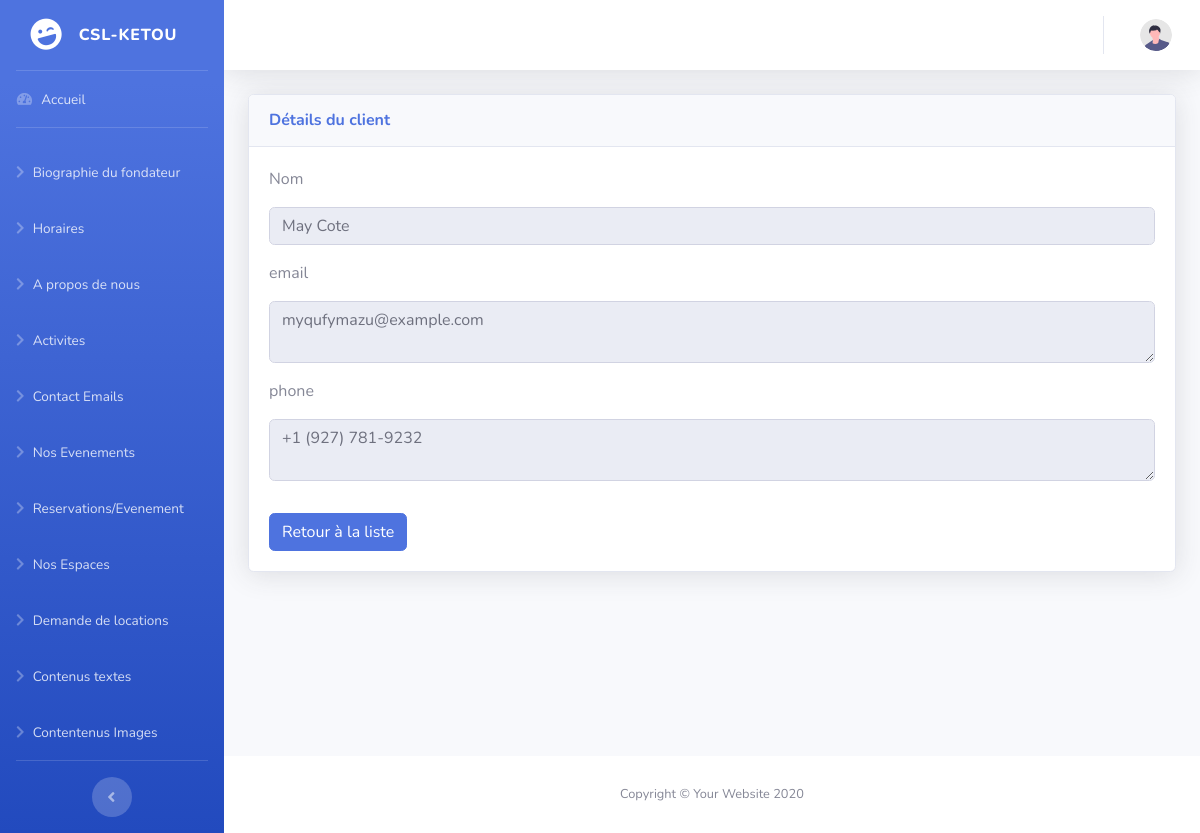
/Admin/csl-backend/contact_emails/detail.php?id=2, run on the app's committed database.
### tables this page shows
CREATE TABLE `contact_email` (
  `id` int(11) NOT NULL,
  `name` varchar(255) NOT NULL,
  `email` varchar(255) NOT NULL,
  `subject` varchar(255) DEFAULT NULL,
  `phone` varchar(255) NOT NULL
);

### Admin/csl-backend/contact_emails/detail.php (the view, shortened to what this page needs)
<?php
require '../../../config/database.php';
if (isset($_GET['id'])) {
    $id = $_GET['id'];
    $stmt = $pdo->prepare("SELECT * FROM contact_email WHERE id = ?");
    $stmt->execute([$id]);
    $aboutUs = $stmt->fetch();
} else {
    echo "Aucun identifiant spécifié.";
    exit;
}
?>
<!DOCTYPE html>
<html lang="en">
<head>
    <?php include('../includes/links.php'); ?>
</head>
<body id="page-top">
    <div id="wrapper">
        <?php include('../includes/sidebar.php'); ?>
        <div id="content-wrapper" class="d-flex flex-column">
            <div id="content">
                <?php include('../includes/navbar.php'); ?>
                <div class="container-fluid">
                    <div class="card shadow mb-4">
                        <div class="card-header py-3">
                            <h6 class="m-0 font-weight-bold text-primary">Détails du client</h6>
                        </div>
                        <div class="card-body">
                            <div class="form-group">
                                <label for="name">Nom</label>
                                <input class="form-control my-2" type="text" name="name" id="name" value="<?php echo htmlspecialchars($aboutUs['name']); ?>" readonly>
                            </div>
                            <div class="form-group">
                                <label for="email">email</label>
                                <textarea class="form-control my-2" name="email" id="email" readonly><?php echo htmlspecialchars($aboutUs['email']); ?></textarea>
                            </div>
                            <div class="form-group">
                                <label for="phone">phone</label>
                                <textarea class="form-control my-2" name="phone" id="phone" readonly><?php echo htmlspecialchars($aboutUs['phone']); ?></textarea>
                            </div>
                            <a href="index.php" class="btn btn-primary mt-3">Retour à la liste</a>
                        </div>
                    </div>
                </div>
            </div>
            <?php include('../includes/footer.php'); ?>
        </div>
    </div>
</body>
</html>

### data on the page
contact_email: name "May Cote", email "myqufymazu@example.com", phone "+1 (927) 781-9232"
